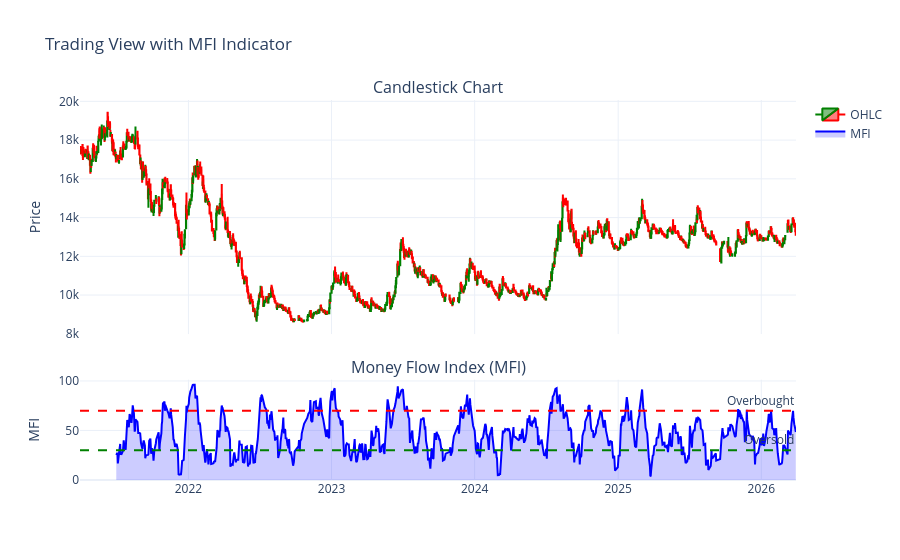

Source (notebook cell):
### Code cell
import plotly.graph_objects as go
from plotly.subplots import make_subplots

# Create subplots with 2 rows and shared x-axis
fig = make_subplots(
    rows=2, cols=1,
    shared_xaxes=True,
    vertical_spacing=0.12,
    row_heights=[0.7, 0.3],
    subplot_titles=("Candlestick Chart", "Money Flow Index (MFI)")
)

# Convert date to string to use as categorical axis (preserves gaps)
df_plot['Date_str'] = df_plot['Date'].astype(str)

# Add candlestick chart to the first subplot
fig.add_trace(
    go.Candlestick(
        x=df_plot['Date_str'],
        open=df_plot['Open'],
        high=df_plot['High'],
        low=df_plot['Low'],
        close=df_plot['Close'],
        name='OHLC',
        increasing_line_color='green',
        decreasing_line_color='red',
    ),
    row=1, col=1
)

# Add MFI line chart to the second subplot
fig.add_trace(
    go.Scatter(
        x=df_plot['Date_str'],
        y=df_plot['mfi'],
        mode='lines',
        name='MFI',
        line=dict(color='blue', width=2),
        fill='tozeroy',
        fillcolor='rgba(0, 0, 255, 0.2)'
    ),
    row=2, col=1
)

# Add horizontal line at 70 and 30 for overbought/oversold
fig.add_hline(y=70, line_dash="dash", line_color="red", annotation_text="Overbought", row=2)
fig.add_hline(y=30, line_dash="dash", line_color="green", annotation_text="Oversold", row=2)

# Update layout
fig.update_layout(
    height=700,
    title_text="Trading View with MFI Indicator",
    xaxis_rangeslider_visible=False,
    hovermode='x unified',
    template='plotly_white'
)

# Update y-axes labels
fig.update_yaxes(title_text="Price", row=1, col=1)
fig.update_yaxes(title_text="MFI", row=2, col=1)

fig.show()

### Figure 1 — Plotly figure (JSON) as saved in the notebook; plotly's stock layout.template omitted (floating-point values rounded to 4 significant figures; data arrays with more than 128 entries replaced by an {"elided": "..."} marker saying what was removed)
{"data": [{"close": {"elided": "1158 float values"}, "decreasing": {"line": {"color": "red"}}, "high": {"elided": "1158 float values"}, "increasing": {"line": {"color": "green"}}, "low": {"elided": "1158 float values"}, "name": "OHLC", "open": {"elided": "1158 float values"}, "type": "candlestick", "x": {"elided": "1158 str values"}, "xaxis": "x", "yaxis": "y"}, {"fill": "tozeroy", "fillcolor": "rgba(0, 0, 255, 0.2)", "line": {"color": "blue", "width": 2}, "mode": "lines", "name": "MFI", "type": "scatter", "x": {"elided": "1158 str values"}, "xaxis": "x2", "y": {"elided": "1158 float values"}, "yaxis": "y2"}], "layout": {"annotations": [{"font": {"size": 16}, "showarrow": false, "text": "Candlestick Chart", "x": 0.5, "xanchor": "center", "xref": "paper", "y": 1, "yanchor": "bottom", "yref": "paper"}, {"font": {"size": 16}, "showarrow": false, "text": "Money Flow Index (MFI)", "x": 0.5, "xanchor": "center", "xref": "paper", "y": 0.264, "yanchor": "bottom", "yref": "paper"}, {"showarrow": false, "text": "Overbought", "x": 1, "xanchor": "right", "xref": "x2 domain", "y": 70, "yanchor": "bottom", "yref": "y2"}, {"showarrow": false, "text": "Oversold", "x": 1, "xanchor": "right", "xref": "x2 domain", "y": 30, "yanchor": "bottom", "yref": "y2"}], "autosize": true, "hovermode": "x unified", "shapes": [{"line": {"color": "red", "dash": "dash"}, "type": "line", "x0": 0, "x1": 1, "xref": "x2 domain", "y0": 70, "y1": 70, "yref": "y2"}, {"line": {"color": "green", "dash": "dash"}, "type": "line", "x0": 0, "x1": 1, "xref": "x2 domain", "y0": 30, "y1": 30, "yref": "y2"}], "title": {"text": "Trading View with MFI Indicator"}, "xaxis": {"anchor": "y", "autorange": true, "domain": [0, 1], "matches": "x2", "range": ["2021-03-30 12:00", "2026-03-30 12:00"], "rangeslider": {"visible": false, "yaxis": {}}, "showticklabels": false, "type": "date"}, "xaxis2": {"anchor": "y2", "autorange": true, "domain": [0, 1], "range": ["2021-03-30 12:00", "2026-03-30 12:00"], "type": "date"}, "yaxis": {"anchor": "x", "autorange": true, "domain": [0.384, 1], "range": [7985.0, 20070.0], "title": {"text": "Price"}}, "yaxis2": {"anchor": "x2", "autorange": true, "domain": [0, 0.264], "range": [0, 101.3], "title": {"text": "MFI"}, "type": "linear"}}}
